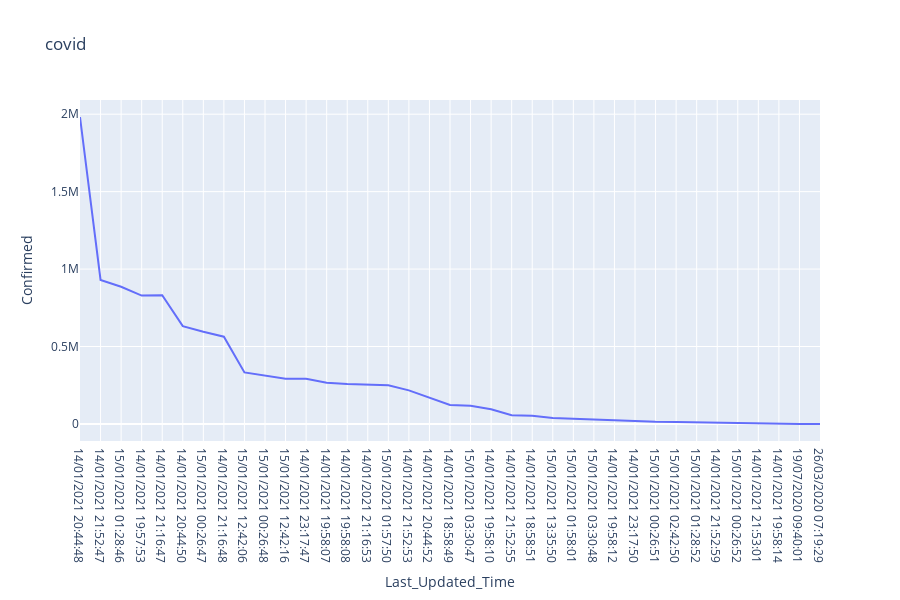

Source (notebook cell):
### Code cell
im = px.line(df, x= 'Last_Updated_Time', y = 'Confirmed', title='covid')
fig.show()

### Figure 1 — Plotly figure (JSON) as saved in the notebook; plotly's stock layout.template omitted (floating-point values rounded to 4 significant figures)
{"data": [{"hoverlabel": {"namelength": 0}, "hovertemplate": "Last_Updated_Time=%{x}<br>Confirmed=%{y}", "legendgroup": "", "line": {"color": "#636efa", "dash": "solid"}, "mode": "lines", "name": "", "showlegend": false, "type": "scatter", "x": ["14/01/2021 20:44:48", "14/01/2021 21:52:47", "15/01/2021 01:28:46", "14/01/2021 19:57:53", "14/01/2021 21:16:47", "14/01/2021 20:44:50", "15/01/2021 00:26:47", "14/01/2021 21:16:48", "15/01/2021 12:42:06", "15/01/2021 00:26:48", "15/01/2021 12:42:16", "14/01/2021 23:17:47", "14/01/2021 19:58:07", "14/01/2021 19:58:08", "14/01/2021 21:16:53", "15/01/2021 01:57:50", "14/01/2021 21:52:53", "14/01/2021 20:44:52", "14/01/2021 18:58:49", "15/01/2021 03:30:47", "14/01/2021 19:58:10", "14/01/2021 21:52:55", "14/01/2021 18:58:51", "15/01/2021 13:35:50", "15/01/2021 01:58:01", "15/01/2021 03:30:48", "14/01/2021 19:58:12", "14/01/2021 23:17:50", "15/01/2021 00:26:51", "15/01/2021 02:42:50", "15/01/2021 01:28:52", "14/01/2021 21:52:59", "15/01/2021 00:26:52", "14/01/2021 21:53:01", "14/01/2021 19:58:14", "19/07/2020 09:40:01", "26/03/2020 07:19:29"], "xaxis": "x", "y": [1981623, 929960, 885616, 828952, 831260, 631589, 595142, 563475, 332949, 314372, 291118, 292091, 265803, 257943, 254314, 250429, 216762, 169950, 122964, 117384, 94324, 56751, 52182, 38595, 33317, 28787, 20438, 16798, 13687, 12035, 9646, 6011, 4976, 4310, 3371, 0, 0], "yaxis": "y"}], "layout": {"height": 600, "legend": {"tracegroupgap": 0}, "title": {"text": "covid"}, "xaxis": {"anchor": "y", "domain": [0, 1], "title": {"text": "Last_Updated_Time"}}, "yaxis": {"anchor": "x", "domain": [0, 1], "title": {"text": "Confirmed"}}}}
